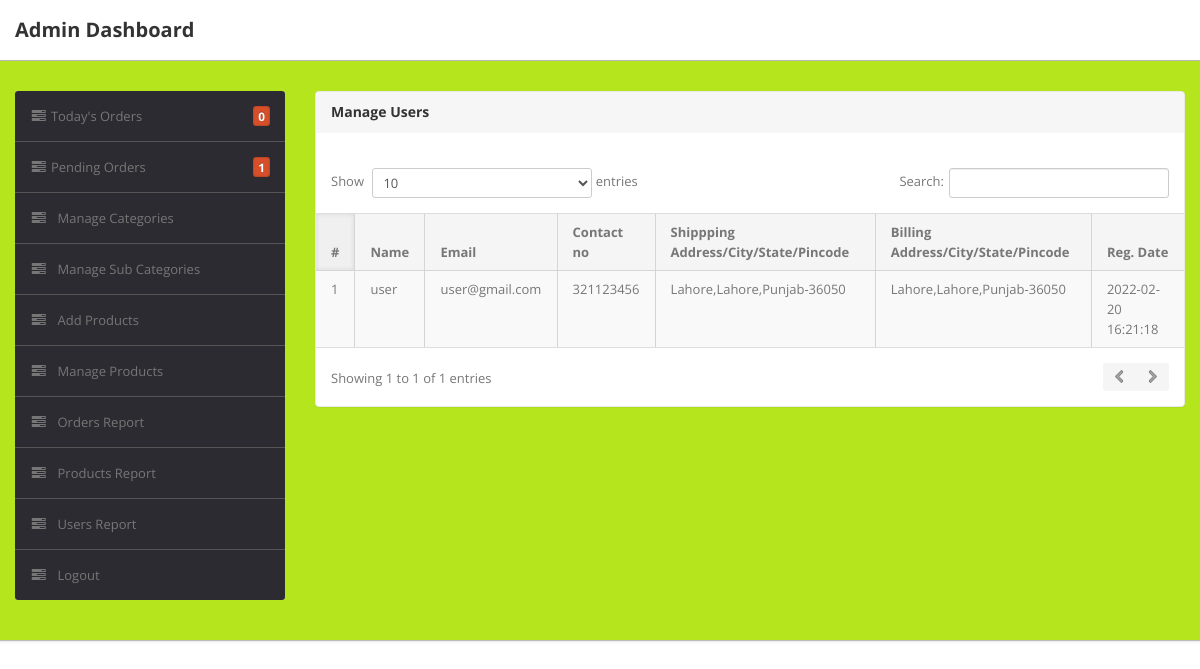
The page /admin/manage-users.php (signed in) on the database its author committed.
### tables this page shows
CREATE TABLE IF NOT EXISTS `users` (
`id` int(11) NOT NULL,
  `name` varchar(255) NOT NULL,
  `email` varchar(255) NOT NULL,
  `contactno` bigint(11) NOT NULL,
  `password` varchar(255) NOT NULL,
  `shippingAddress` longtext NOT NULL,
  `shippingState` varchar(255) NOT NULL,
  `shippingCity` varchar(255) NOT NULL,
  `shippingPincode` int(11) NOT NULL,
  `billingAddress` longtext NOT NULL,
  `billingState` varchar(255) NOT NULL,
  `billingCity` varchar(255) NOT NULL,
  `billingPincode` int(11) NOT NULL,
  `regDate` timestamp NOT NULL DEFAULT CURRENT_TIMESTAMP,
  `updationDate` varchar(255) NOT NULL
);

### admin/manage-users.php (the view, shortened to what this page needs)
<?php
if(strlen($_SESSION['alogin'])==0)
	{
header('location:index.php');
}
else{
?>
<!DOCTYPE html>
<html lang="en">
<head>
	<link type="text/css" href="bootstrap/css/bootstrap.min.css" rel="stylesheet">
	<link type="text/css" href="bootstrap/css/bootstrap-responsive.min.css" rel="stylesheet">
	<link type="text/css" href="css/theme.css" rel="stylesheet">
	<link type="text/css" href="images/icons/css/font-awesome.css" rel="stylesheet">
</head>
<body>
<?php include('include/header.php');?>
	<div class="wrapper">
		<div class="container">
			<div class="row">
<?php include('include/sidebar.php');?>
			<div class="span9">
					<div class="content">
	<div class="module">
							<div class="module-head">
								<h3>Manage Users</h3>
							</div>
							<div class="module-body table">
									<br />
								<table cellpadding="0" cellspacing="0" border="0" class="datatable-1 table table-bordered table-striped	 display" width="100%">
									<thead>
										<tr>
											<th>#</th>
											<th> Name</th>
											<th>Email </th>
											<th>Contact no</th>
											<th>Shippping Address/City/State/Pincode </th>
											<th>Billing Address/City/State/Pincode </th>
											<th>Reg. Date </th>
										</tr>
									</thead>
									<tbody>
<?php $query=mysql_query("select * from users");
$cnt=1;
while($row=mysql_fetch_array($query))
{
?>
										<tr>
											<td><?php echo htmlentities($cnt);?></td>
											<td><?php echo htmlentities($row['name']);?></td>
											<td><?php echo htmlentities($row['email']);?></td>
											<td> <?php echo htmlentities($row['contactno']);?></td>
											<td><?php echo htmlentities($row['shippingAddress'].",".$row['shippingCity'].",".$row['shippingState']."-".$row['shippingPincode']);?></td>
											<td><?php echo htmlentities($row['billingAddress'].",".$row['billingCity'].",".$row['billingState']."-".$row['billingPincode']);?></td>
											<td><?php echo htmlentities($row['regDate']);?></td>
										<?php $cnt=$cnt+1; } ?>
								</table>
							</div>
						</div>
					</div>
				</div>
			</div>
		</div>
	</div>
</body>
<?php } ?>

### admin/css/theme.css (style rules this page uses)
body { font-size: 13px; font-family: 'Open Sans', Arial, sans-serif; background: #fff; color: #777 }
h1, h2, h3, h4, h5, h6 { color: #333; margin-top: 0 }
h3 { font-size: 20px }
.wrapper { background: url(../images/bg.png) #eee; border-bottom: 1px solid #bbb; -webkit-box-shadow: 0 1px 2px rgba(0,0,0,0.1); -moz-box-shadow: 0 1px 2px rgba(0,0,0,0.1); box-shadow: 0 1px 2px rgba(0,0,0,0.1); padding: 30px 0 }
.module { background: #fff; -webkit-border-radius: 3px; -moz-border-radius: 3px; border-radius: 3px; border: 1px solid #ccc; border-bottom-color: #bbb; -webkit-box-shadow: 0 0 1px rgba(0,0,0,0.2); -moz-box-shadow: 0 0 1px rgba(0,0,0,0.2); box-shadow: 0 0 1px rgba(0,0,0,0.2); margin-bottom: 30px }
.table { margin-bottom: 0 }
.table th, .table td { border-color: #d5d5d5!important }
.table-bordered thead:first-child tr:first-child>th:first-child, .table-bordered tbody:first-child tr:first-child>td:first-child { -webkit-border-top-left-radius: 2px; -moz-border-radius-topleft: 2px; border-top-left-radius: 2px }
.table-bordered thead:first-child tr:first-child>th:last-child, .table-bordered tbody:first-child tr:first-child>td:last-child { -webkit-border-top-right-radius: 2px; -moz-border-radius-topright: 2px; border-top-right-radius: 2px }
.table-bordered thead:last-child tr:last-child>th:first-child, .table-bordered tbody:last-child tr:last-child>td:first-child, .table-bordered tfoot:last-child tr:last-child>td:first-child { -webkit-border-bottom-left-radius: 2px; -moz-border-radius-bottomleft: 2px; border-bottom-left-radius: 2px }
.table-bordered thead:last-child tr:last-child>th:last-child, .table-bordered tbody:last-child tr:last-child>td:last-child, .table-bordered tfoot:last-child tr:last-child>td:last-child { -webkit-border-bottom-right-radius: 2px; -moz-border-radius-bottomright: 2px; border-bottom-right-radius: 2px }
.module { box-shadow: 0 0 3px rgba(0,0,0,.1); border-color: #e9e9e9; margin-bottom: 20px; background-color: #fff; border-radius: 4px; -webkit-box-shadow: 0 1px 1px rgba(0,0,0,.05); box-shadow: 0 1px 1px rgba(0,0,0,.05); }
.module-head { color: #767676; background-color: #f6f6f6; border-color: #e9e9e9; padding: 10px 15px; border-bottom: 1px solid transparent; border-top-right-radius: 3px; border-top-left-radius: 3px; }
.module-head h3 { font-size: 14px; line-height: 20px; height: 20px; margin: 0 }
.module-body { padding: 15px }
.module-body.table { padding: 15px 0 }
.module-body.table .table th, .module-body.table .table td { padding-left: 15px; padding-right: 15px }
.dataTables_wrapper table th { background: #f5f5f5; cursor: pointer }
.dataTables_wrapper table th.sorting_asc, .dataTables_wrapper table th.sorting_desc { background: #f0f0f0; -webkit-box-shadow: 0 0 5px rgba(0,0,0,0.1) inset; -moz-box-shadow: 0 0 5px rgba(0,0,0,0.1) inset; box-shadow: 0 0 5px rgba(0,0,0,0.1) inset }
.dataTables_wrapper .table-bordered { -webkit-border-radius: 0; -moz-border-radius: 0; border-radius: 0; border-left: 0; border-right: 0 }
.dataTables_wrapper .table-bordered thead tr>th:first-child, .dataTables_wrapper .table-bordered tbody tr>td:first-child, .dataTables_wrapper .table-bordered tfoot tr>td:first-child, .dataTables_wrapper .table-bordered tfoot tr>th:first-child { border-left: 0 }
.dataTables_wrapper .table-bordered thead:first-child tr:first-child>th:first-child, .dataTables_wrapper .table-bordered tbody:first-child tr:first-child>td:first-child { -webkit-border-top-left-radius: 0; -moz-border-radius-topleft: 0; border-top-left-radius: 0 }
.dataTables_wrapper .table-bordered thead:first-child tr:first-child>th:last-child, .dataTables_wrapper .table-bordered tbody:first-child tr:first-child>td:last-child { -webkit-border-top-right-radius: 0; -moz-border-radius-topright: 0; border-top-right-radius: 0 }
.dataTables_wrapper .table-bordered thead:last-child tr:last-child>th:first-child, .dataTables_wrapper .table-bordered tbody:last-child tr:last-child>td:first-child, .dataTables_wrapper .table-bordered tfoot:last-child tr:last-child>td:first-child { -webkit-border-bottom-left-radius: 0; -moz-border-radius-bottomleft: 0; border-bottom-left-radius: 0 }
.dataTables_wrapper .table-bordered thead:last-child tr:last-child>th:last-child, .dataTables_wrapper .table-bordered tbody:last-child tr:last-child>td:last-child, .dataTables_wrapper .table-bordered tfoot:last-child tr:last-child>td:last-child { -webkit-border-bottom-right-radius: 0; -moz-border-radius-bottomright: 0; border-bottom-right-radius: 0 }

### rows shown on the page
users: name "user", email "user@gmail.com", contactno "321123456", shippingAddress+shippingCity+shippingState "Lahore,Lahore,Punjab-36050", billingAddress+billingCity+billingState "Lahore,Lahore,Punjab-36050", regDate "2022-02-20 16:21:18"

### other values the page prints
$num_rows1 "0"
$num "1"
